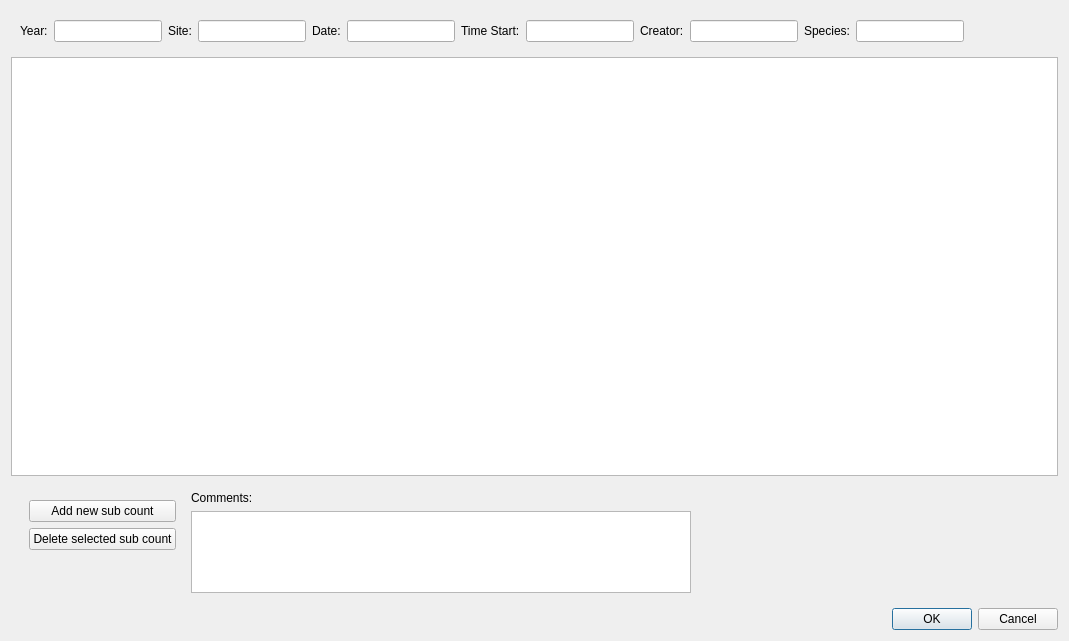
<?xml version="1.0" encoding="UTF-8"?>
<ui version="4.0">
 <class>CreateCountDialog</class>
 <widget class="QDialog" name="CreateCountDialog">
  <property name="windowModality">
   <enum>Qt::ApplicationModal</enum>
  </property>
  <property name="geometry">
   <rect>
    <x>0</x>
    <y>0</y>
    <width>1069</width>
    <height>641</height>
   </rect>
  </property>
  <property name="windowTitle">
   <string>Create Count</string>
  </property>
  <layout class="QVBoxLayout" name="verticalLayout">
   <item alignment="Qt::AlignLeft">
    <widget class="QWidget" name="widget" native="true">
     <layout class="QHBoxLayout" name="horizontalLayout">
      <item>
       <widget class="QLabel" name="label">
        <property name="sizePolicy">
         <sizepolicy hsizetype="Preferred" vsizetype="Preferred">
          <horstretch>0</horstretch>
          <verstretch>0</verstretch>
         </sizepolicy>
        </property>
        <property name="minimumSize">
         <size>
          <width>0</width>
          <height>0</height>
         </size>
        </property>
        <property name="maximumSize">
         <size>
          <width>16777215</width>
          <height>16777215</height>
         </size>
        </property>
        <property name="text">
         <string>Year:</string>
        </property>
       </widget>
      </item>
      <item>
       <widget class="QLineEdit" name="year">
        <property name="maximumSize">
         <size>
          <width>16777215</width>
          <height>16777215</height>
         </size>
        </property>
        <property name="readOnly">
         <bool>true</bool>
        </property>
       </widget>
      </item>
      <item>
       <widget class="QLabel" name="label_2">
        <property name="sizePolicy">
         <sizepolicy hsizetype="Preferred" vsizetype="Preferred">
          <horstretch>0</horstretch>
          <verstretch>0</verstretch>
         </sizepolicy>
        </property>
        <property name="minimumSize">
         <size>
          <width>0</width>
          <height>0</height>
         </size>
        </property>
        <property name="maximumSize">
         <size>
          <width>16777215</width>
          <height>16777215</height>
         </size>
        </property>
        <property name="text">
         <string>Site:</string>
        </property>
       </widget>
      </item>
      <item>
       <widget class="QLineEdit" name="site">
        <property name="maximumSize">
         <size>
          <width>16777215</width>
          <height>16777215</height>
         </size>
        </property>
        <property name="readOnly">
         <bool>true</bool>
        </property>
       </widget>
      </item>
      <item>
       <widget class="QLabel" name="label_3">
        <property name="sizePolicy">
         <sizepolicy hsizetype="Preferred" vsizetype="Preferred">
          <horstretch>0</horstretch>
          <verstretch>0</verstretch>
         </sizepolicy>
        </property>
        <property name="minimumSize">
         <size>
          <width>0</width>
          <height>0</height>
         </size>
        </property>
        <property name="maximumSize">
         <size>
          <width>16777215</width>
          <height>16777215</height>
         </size>
        </property>
        <property name="text">
         <string>Date:</string>
        </property>
       </widget>
      </item>
      <item>
       <widget class="QLineEdit" name="dateEdit"/>
      </item>
      <item>
       <widget class="QLabel" name="label_4">
        <property name="sizePolicy">
         <sizepolicy hsizetype="Preferred" vsizetype="Preferred">
          <horstretch>0</horstretch>
          <verstretch>0</verstretch>
         </sizepolicy>
        </property>
        <property name="minimumSize">
         <size>
          <width>0</width>
          <height>0</height>
         </size>
        </property>
        <property name="maximumSize">
         <size>
          <width>16777215</width>
          <height>16777215</height>
         </size>
        </property>
        <property name="text">
         <string>Time Start:</string>
        </property>
       </widget>
      </item>
      <item>
       <widget class="QLineEdit" name="timeEdit"/>
      </item>
      <item>
       <widget class="QLabel" name="label_14">
        <property name="sizePolicy">
         <sizepolicy hsizetype="Preferred" vsizetype="Preferred">
          <horstretch>0</horstretch>
          <verstretch>0</verstretch>
         </sizepolicy>
        </property>
        <property name="minimumSize">
         <size>
          <width>0</width>
          <height>0</height>
         </size>
        </property>
        <property name="maximumSize">
         <size>
          <width>16777215</width>
          <height>16777215</height>
         </size>
        </property>
        <property name="text">
         <string>Creator:</string>
        </property>
       </widget>
      </item>
      <item>
       <widget class="QLineEdit" name="observer">
        <property name="readOnly">
         <bool>true</bool>
        </property>
       </widget>
      </item>
      <item>
       <widget class="QLabel" name="label_9">
        <property name="sizePolicy">
         <sizepolicy hsizetype="Preferred" vsizetype="Preferred">
          <horstretch>0</horstretch>
          <verstretch>0</verstretch>
         </sizepolicy>
        </property>
        <property name="minimumSize">
         <size>
          <width>0</width>
          <height>0</height>
         </size>
        </property>
        <property name="maximumSize">
         <size>
          <width>16777215</width>
          <height>16777215</height>
         </size>
        </property>
        <property name="text">
         <string>Species:</string>
        </property>
       </widget>
      </item>
      <item>
       <widget class="QLineEdit" name="species">
        <property name="readOnly">
         <bool>true</bool>
        </property>
       </widget>
      </item>
     </layout>
    </widget>
   </item>
   <item>
    <widget class="QListWidget" name="listWidget"/>
   </item>
   <item alignment="Qt::AlignLeft">
    <widget class="QWidget" name="widget_2" native="true">
     <property name="maximumSize">
      <size>
       <width>16777215</width>
       <height>120</height>
      </size>
     </property>
     <layout class="QHBoxLayout" name="horizontalLayout_2">
      <item alignment="Qt::AlignTop">
       <widget class="QWidget" name="gridWidget" native="true">
        <property name="maximumSize">
         <size>
          <width>16777215</width>
          <height>70</height>
         </size>
        </property>
        <layout class="QVBoxLayout" name="verticalLayout_2">
         <item>
          <widget class="QPushButton" name="btn_add">
           <property name="text">
            <string>Add new sub count</string>
           </property>
          </widget>
         </item>
         <item>
          <widget class="QPushButton" name="btn_delete">
           <property name="text">
            <string>Delete selected sub count</string>
           </property>
          </widget>
         </item>
        </layout>
       </widget>
      </item>
      <item>
       <layout class="QGridLayout" name="gridLayout">
        <item row="0" column="0">
         <widget class="QLabel" name="label_5">
          <property name="text">
           <string>Comments:</string>
          </property>
         </widget>
        </item>
        <item row="1" column="0">
         <widget class="QPlainTextEdit" name="comments_count_list">
          <property name="minimumSize">
           <size>
            <width>500</width>
            <height>70</height>
           </size>
          </property>
          <property name="maximumSize">
           <size>
            <width>16777215</width>
            <height>16777215</height>
           </size>
          </property>
         </widget>
        </item>
       </layout>
      </item>
     </layout>
    </widget>
   </item>
   <item>
    <widget class="QDialogButtonBox" name="buttonBox">
     <property name="orientation">
      <enum>Qt::Horizontal</enum>
     </property>
     <property name="standardButtons">
      <set>QDialogButtonBox::Cancel|QDialogButtonBox::Ok</set>
     </property>
    </widget>
   </item>
  </layout>
 </widget>
 <resources/>
 <connections>
  <connection>
   <sender>buttonBox</sender>
   <signal>accepted()</signal>
   <receiver>CreateCountDialog</receiver>
   <slot>accept()</slot>
   <hints>
    <hint type="sourcelabel">
     <x>248</x>
     <y>254</y>
    </hint>
    <hint type="destinationlabel">
     <x>157</x>
     <y>274</y>
    </hint>
   </hints>
  </connection>
  <connection>
   <sender>buttonBox</sender>
   <signal>rejected()</signal>
   <receiver>CreateCountDialog</receiver>
   <slot>reject()</slot>
   <hints>
    <hint type="sourcelabel">
     <x>316</x>
     <y>260</y>
    </hint>
    <hint type="destinationlabel">
     <x>286</x>
     <y>274</y>
    </hint>
   </hints>
  </connection>
 </connections>
</ui>
